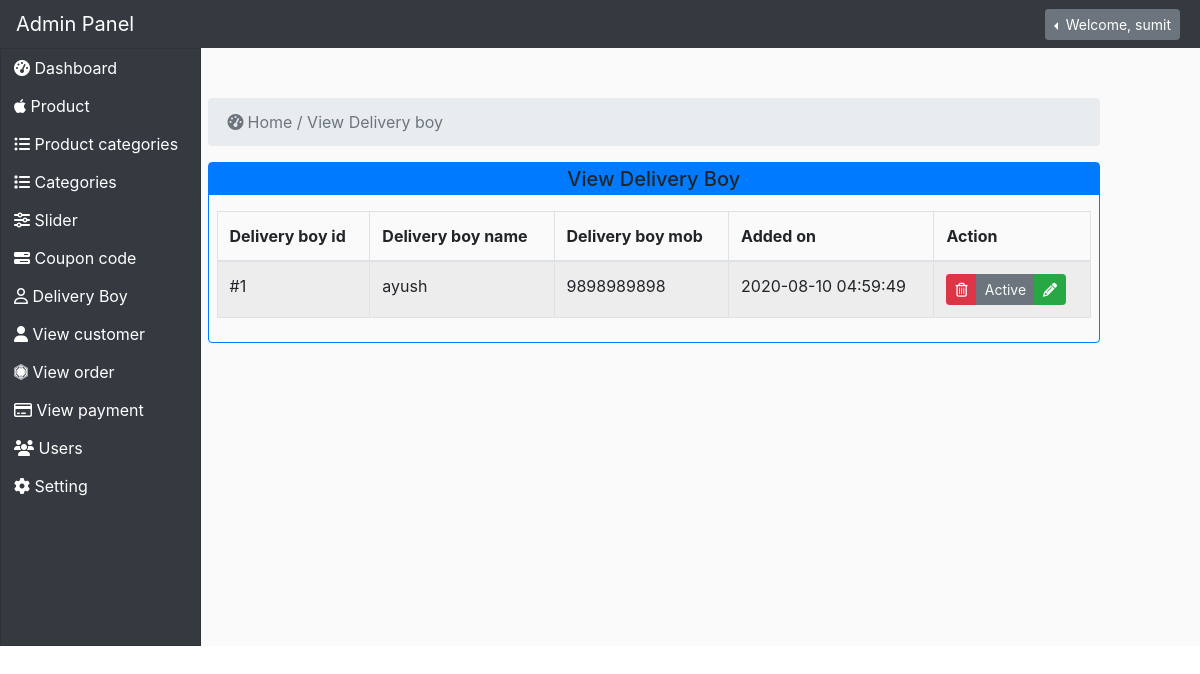
Screenshot of /admin_area/index.php?view_delivery_boy (signed in) with the database file from the repository.
### tables this page shows
CREATE TABLE `deliveryboy` (
  `id` int(11) NOT NULL,
  `name` varchar(255) NOT NULL,
  `contact_no` bigint(20) NOT NULL,
  `status` varchar(255) NOT NULL DEFAULT '0',
  `added_on` timestamp NOT NULL DEFAULT current_timestamp()
);

### admin_area/view_db.php (the view, shortened to what this page needs)
<?php
if(!isset($_SESSION['admin'])){
    header("Location: login.php");
}else{
    ?>
<nav>
    <ol class="breadcrumb">
        <li class="breadcrumb-item active">
            <i class="fa fa-dashboard align-middle p-1"></i> Home / View Delivery boy
        </li>
    </ol>
</nav>
<div class="panel border border-primary rounded">
    <div class="panel-heading bg-primary text-center py-1 h5">View Delivery Boy</div>
    <div class="panel-body p-2">
        <table class="table table-bordered table-hover table-striped">
            <thead>
                <tr>
                    <th>Delivery boy id</th>
                    <th>Delivery boy name</th>
                    <th>Delivery boy mob</th>
                    <th>Added on</th>
                    <th>Action</th>
                </tr>
            </thead>
            <tbody>
            <?php
            $i=1;
            $get_db=mysqli_query($conn,"select * from deliveryboy");
            while($row_db=mysqli_fetch_assoc($get_db)){ ?>
                <tr>
                    <td>#<?php echo $i; ?></td>
                    <td><?php echo $row_db['name']; ?></td>
                    <td><?php echo $row_db['contact_no']; ?></td>
                    <td><?php echo $row_db['added_on']; ?></td>
                    <td>
                        <div class="btn-group btn-group-sm" role="group">
                                <a href="?view_delivery_boy&ddbid=<?php echo $row_db['id']; ?>" class="btn btn-danger text-light" name="delete"  type="submit"><i class="fa fa-trash-o"></i></a>
                            <?php if($row_db['status']==1){ ?>
                                        <a  href="?view_delivery_boy&adbid=<?php echo $row_db['id']; ?>" class="btn btn-secondary text-light" name="active" type="submit">Active</a>
                                    <?php }else{ ?>
                                        <a  href="?view_delivery_boy&dedbid=<?php echo $row_db['id']; ?>" class="btn btn-info  text-light" name="deactive" type="submit">Deactive</a>
                                    <?php } ?>
                            <a  href="?insert_delivery_boy&edbid=<?php echo $row_db['id']; ?>" class="btn btn-success text-light" name="edit" type="submit"><i class="fa fa-pencil"></i></a>
                        </div>
                    </td>
                </tr>
            <?php $i++;} ?>
            </tbody>
        </table>
    </div>
</div>
            <?php } ?>

### rows the page displays
deliveryboy: name "ayush", contact_no "9898989898", added_on "2020-08-10 04:59:49"

### other values shown
$_SESSION['admin'] "sumit"
